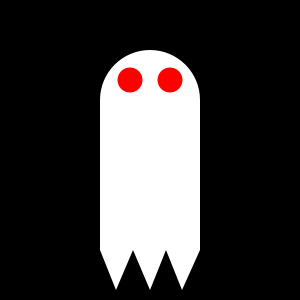
Frame 1 (no input)
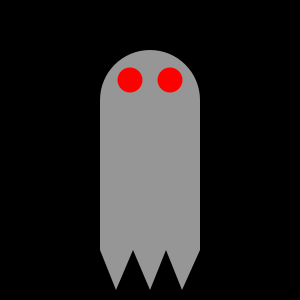
Frame 60 (the mouse pressed at the canvas centre just before this capture)
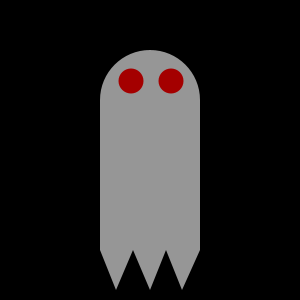
Frame 120 (the mouse held since frame 60 and released just before this capture)

The Processing sketch that drew these frames (run headless with seeded random() and noise(); from frame 60 on, the mouse is pressed at the canvas centre):

// Processing sketch: processing_174025
// ── processing_174025.pde

color c;
void setup(){
size(300,300);
noStroke();
c=color(255,0,0);
}
void draw(){
background(0,0,0);
ellipse(150,100,100,100);//tete
rect(100,100,100,150);//corps
triangle(133,250,100,250,116,290);//pied
triangle(133,250,166,250,150,290);//pied
triangle(166,250,200,250,182,290);
fill(c);
ellipse(130+mouseX /100,80+mouseY/100,25,25);//eye
ellipse(170+mouseX/100,80+mouseY/100,25,25);
fill(150);
}
void mousePressed(){
c=color(random(100,200),random(0),random(0));
}
